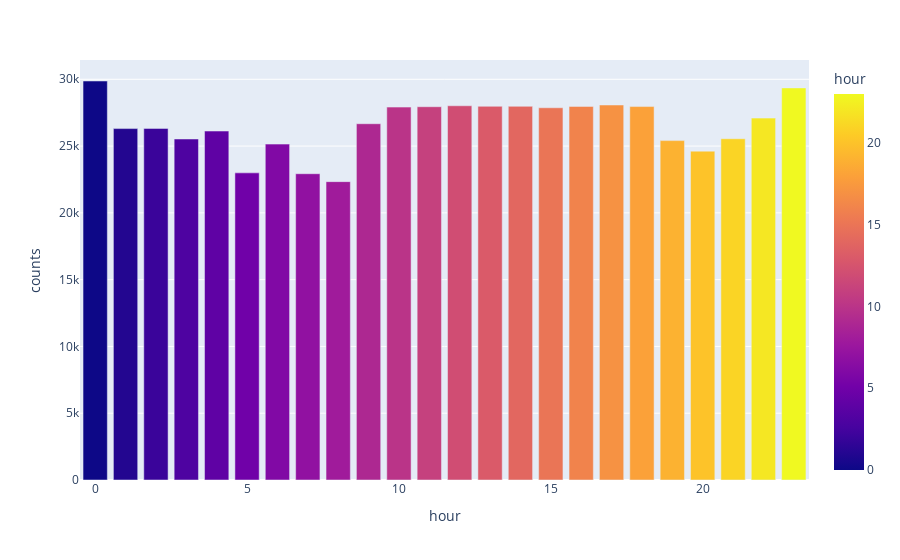

Notebook source saved alongside this figure:
### Markdown cell above
Setelah kita mengetahui berapa jumlah taksi yang beroperasi di hari-hari tertentu, kita akan mencari tahu berapa lama durasi taksi-taksi tersebut beroperasi.

Gunakan fungsi plot_bar(groupby_column)

### Code cell
plot_bar('hour')

### Figure 1 — Plotly figure (JSON) as saved in the notebook; plotly's stock layout.template omitted (floating-point values rounded to 4 significant figures)
{"data": [{"alignmentgroup": "True", "hovertemplate": "hour=%{marker.color}<br>counts=%{y}<extra></extra>", "legendgroup": "", "marker": {"color": [0, 1, 2, 3, 4, 5, 6, 7, 8, 9, 10, 11, 12, 13, 14, 15, 16, 17, 18, 19, 20, 21, 22, 23], "coloraxis": "coloraxis", "pattern": {"shape": ""}}, "name": "", "offsetgroup": "", "orientation": "v", "showlegend": false, "textposition": "auto", "type": "bar", "x": [0, 1, 2, 3, 4, 5, 6, 7, 8, 9, 10, 11, 12, 13, 14, 15, 16, 17, 18, 19, 20, 21, 22, 23], "xaxis": "x", "y": [29872, 26310, 26323, 25530, 26125, 22995, 25147, 22930, 22337, 26673, 27918, 27946, 28017, 27977, 27976, 27868, 27972, 28075, 27958, 25410, 24620, 25549, 27093, 29355], "yaxis": "y"}], "layout": {"barmode": "group", "coloraxis": {"colorbar": {"title": {"text": "hour"}}, "colorscale": [[0, "#0d0887"], [0.1111, "#46039f"], [0.2222, "#7201a8"], [0.3333, "#9c179e"], [0.4444, "#bd3786"], [0.5556, "#d8576b"], [0.6667, "#ed7953"], [0.7778, "#fb9f3a"], [0.8889, "#fdca26"], [1, "#f0f921"]]}, "legend": {"tracegroupgap": 0}, "margin": {"t": 60}, "xaxis": {"anchor": "y", "domain": [0, 1], "title": {"text": "hour"}}, "yaxis": {"anchor": "x", "domain": [0, 1], "title": {"text": "counts"}}}}
